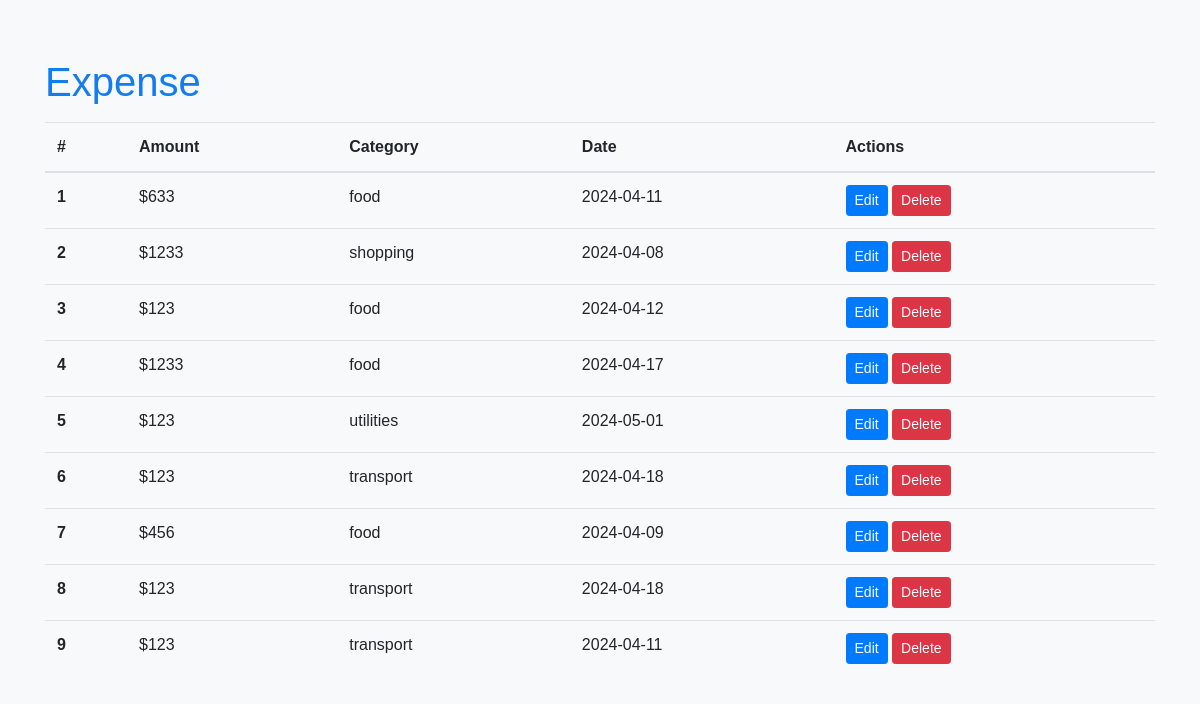
Page /viewexpense (signed in) on the committed database.
### tables this page shows
CREATE TABLE expense
                 (id INTEGER PRIMARY KEY AUTOINCREMENT, 
                 userid INTEGER,
                 amount DECIMAL(10, 2) NOT NULL,
                 category VARCHAR(50) NOT NULL,
                 description TEXT,
                 date DATE NOT NULL,
                 created_at TIMESTAMP DEFAULT CURRENT_TIMESTAMP);

### app.py (the view)
@app.route('/viewexpense')
def show_expenses():
    expenses = fetch_actual_expenses()
    conn = sqlite3.connect('expense_tracker.db')
    conn.row_factory = sqlite3.Row
    cur = conn.cursor()
    cur.execute("SELECT DISTINCT category FROM expense")
    categories = [row['category'] for row in cur.fetchall()]
    return render_template('viewexpense.html', expenses=expenses,categories=categories)

### app.py (called while the page is built)
def fetch_actual_expenses():
    conn = sqlite3.connect('expense_tracker.db')
    cur = conn.cursor()
    cur.execute("SELECT  id,amount, category, date FROM expense WHERE userid = ?", (session['userid'],))
    expenses = cur.fetchall()
    conn.close()
    return expenses

### templates/viewexpense.html (shortened to what this page needs)
<!DOCTYPE html>
<html lang="en">
<head>
    <link rel="stylesheet" href="https://stackpath.bootstrapcdn.com/bootstrap/4.5.2/css/bootstrap.min.css">
</head>
<body>
    <div class="container mt-5">
        <h1 style="color: #137dee;">Expense</h1>
        <div class="row">
            <div class="col">
                <table class="table">
                    <thead>
                        <tr>
                            <th scope="col">#</th>
                            <th scope="col">Amount</th>
                            <th scope="col">Category</th>
                            <th scope="col">Date</th>
                            <th scope="col">Actions</th>
                        </tr>
                    </thead>
                    <tbody>
                        {% for expense in expenses %}
                    <tr>
                        <th scope="row">{{ loop.index }}</th>
                        <td>${{ expense[1] }}</td>
                        <td>{{ expense[2] }}</td>
                        <td>{{ expense[3] }}</td>
                        <td>
                            <a href="#" class="btn btn-sm btn-primary" onclick="loadPage('/edit/{{ expense[0] }}')">Edit</a>
                            <form action="#" method="post" style="display: inline;" onclick="loadPage('/delete/{{ expense[0]}}')" onsubmit="return confirm('Are you sure you want to delete this expense?');">
                                <input type="submit" value="Delete" class="btn btn-sm btn-danger">
                            </form>
                        </td>
                    </tr>
                          {% endfor %}
                    </tbody>
                </table>
            </div>
        </div>
    </div>
</body>
</html>

### templates/viewexpense.html (style rules this page uses)
body { font-family: Arial, sans-serif; background-color: #f8f9fa; padding: 10px; }

### rows in the picture
expense: amount "633", category "food", date "2024-04-11"
expense: amount "1233", category "shopping", date "2024-04-08"
expense: amount "123", category "food", date "2024-04-12"
expense: amount "1233", category "food", date "2024-04-17"
expense: amount "123", category "utilities", date "2024-05-01"
expense: amount "123", category "transport", date "2024-04-18"
expense: amount "456", category "food", date "2024-04-09"
expense: amount "123", category "transport", date "2024-04-18"
expense: amount "123", category "transport", date "2024-04-11"
